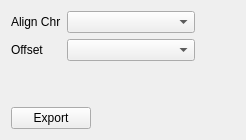
      <widget class="QWidget" name="tab_export">
       <attribute name="title">
        <string>Export</string>
       </attribute>
       <layout class="QVBoxLayout" name="verticalLayout_7">
        <item>
         <layout class="QGridLayout" name="gridLayout_4">
          <item row="0" column="0">
           <widget class="QLabel" name="label_25">
            <property name="text">
             <string>Align Chr</string>
            </property>
           </widget>
          </item>
          <item row="0" column="1">
           <widget class="QComboBox" name="combo_export_align_chr">
            <property name="minimumSize">
             <size>
              <width>128</width>
              <height>0</height>
             </size>
            </property>
           </widget>
          </item>
          <item row="1" column="0">
           <widget class="QLabel" name="label_26">
            <property name="text">
             <string>Offset</string>
            </property>
           </widget>
          </item>
          <item row="1" column="1">
           <widget class="QComboBox" name="combo_export_offset"/>
          </item>
          <item row="0" column="2">
           <spacer name="horizontalSpacer_9">
            <property name="orientation">
             <enum>Qt::Horizontal</enum>
            </property>
            <property name="sizeHint" stdset="0">
             <size>
              <width>40</width>
              <height>20</height>
             </size>
            </property>
           </spacer>
          </item>
         </layout>
        </item>
        <item>
         <spacer name="verticalSpacer_7">
          <property name="orientation">
           <enum>Qt::Vertical</enum>
          </property>
          <property name="sizeHint" stdset="0">
           <size>
            <width>20</width>
            <height>40</height>
           </size>
          </property>
         </spacer>
        </item>
        <item>
         <layout class="QHBoxLayout" name="horizontalLayout_19">
          <property name="topMargin">
           <number>0</number>
          </property>
          <item>
           <widget class="QPushButton" name="btn_export">
            <property name="text">
             <string>Export</string>
            </property>
           </widget>
          </item>
          <item>
           <spacer name="horizontalSpacer_10">
            <property name="orientation">
             <enum>Qt::Horizontal</enum>
            </property>
            <property name="sizeHint" stdset="0">
             <size>
              <width>40</width>
              <height>20</height>
             </size>
            </property>
           </spacer>
          </item>
         </layout>
        </item>
       </layout>
      </widget>
